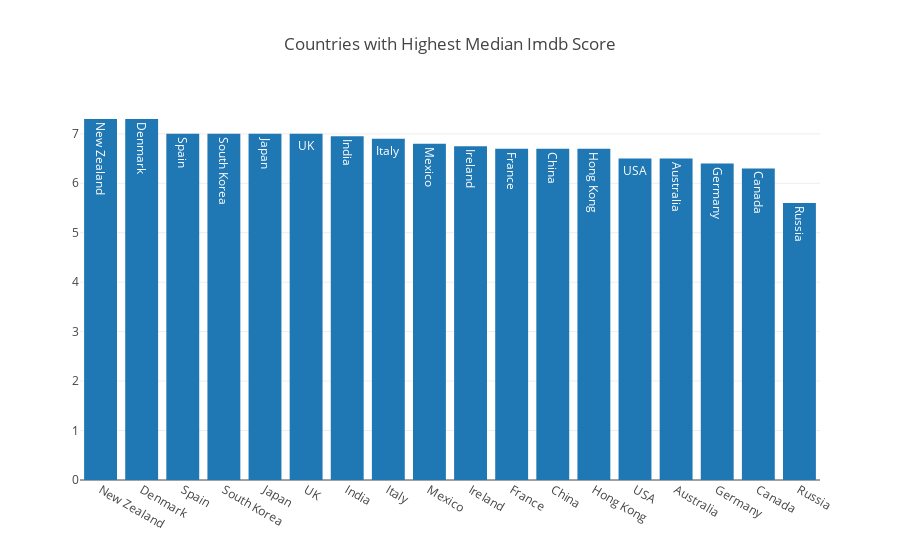

Source (notebook cell):
### Markdown cell above
- Barplot follows the same pattern, you need to create a `Bar` object instead.
- Checkout more examples in the documentation [here](https://plot.ly/python/bar-charts/)

### Code cell
from plotly.graph_objs import Bar

country_df = country_df.groupby('country')['imdb_score'].median().sort_values(ascending=False).reset_index()

data = [Bar(x=country_df['country'], y=country_df['imdb_score'], text=country_df['country'])]
layout = Layout(title="Countries with Highest Median Imdb Score")

fig = Figure(data=data, layout=layout)

plotly.offline.iplot(fig,show_link=False)

### Figure 1 — Plotly figure (JSON) as saved in the notebook; plotly's stock layout.template omitted (floating-point values rounded to 4 significant figures)
{"data": [{"text": ["New Zealand", "Denmark", "Spain", "South Korea", "Japan", "UK", "India", "Italy", "Mexico", "Ireland", "France", "China", "Hong Kong", "USA", "Australia", "Germany", "Canada", "Russia"], "type": "bar", "x": ["New Zealand", "Denmark", "Spain", "South Korea", "Japan", "UK", "India", "Italy", "Mexico", "Ireland", "France", "China", "Hong Kong", "USA", "Australia", "Germany", "Canada", "Russia"], "y": [7.3, 7.3, 7, 7, 7, 7, 6.95, 6.9, 6.8, 6.75, 6.7, 6.7, 6.7, 6.5, 6.5, 6.4, 6.3, 5.6]}], "layout": {"title": "Countries with Highest Median Imdb Score"}}
